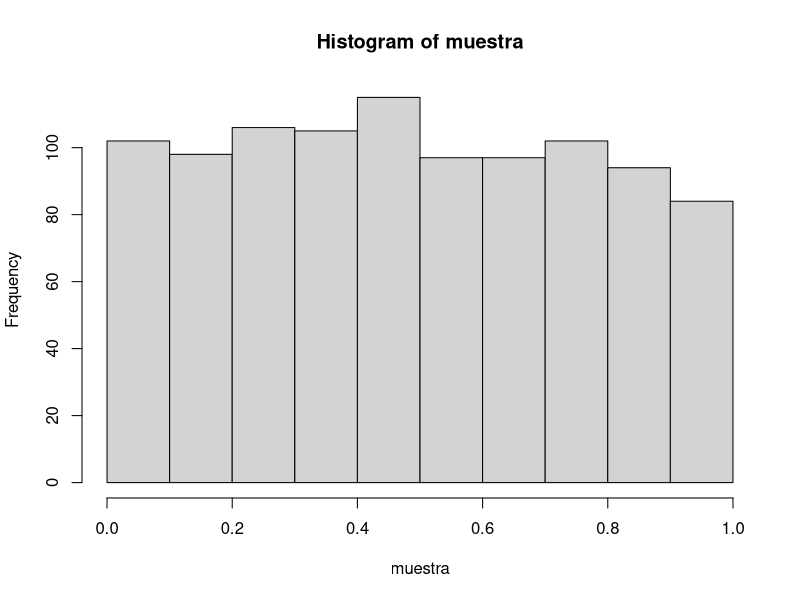
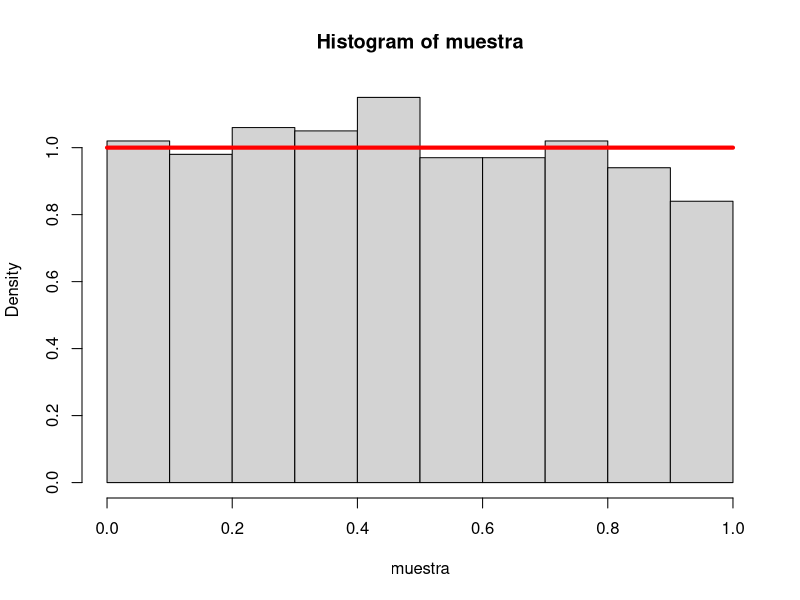
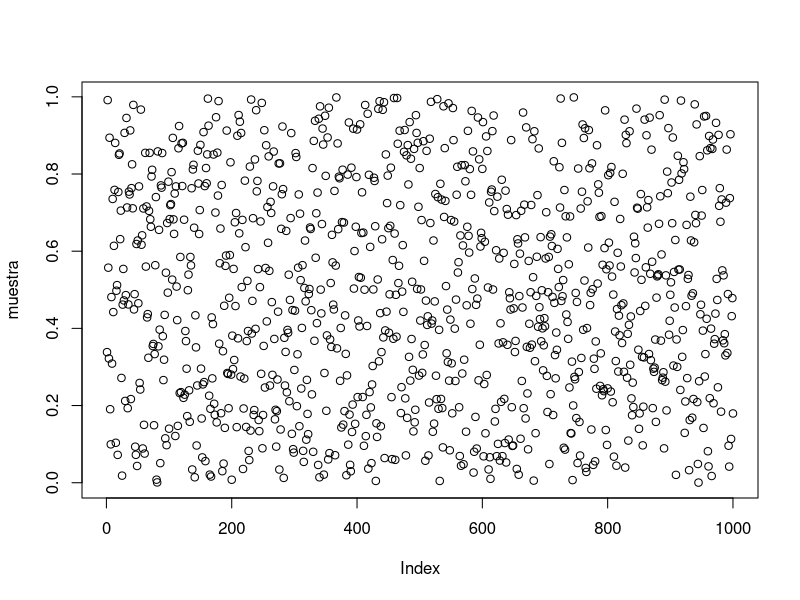
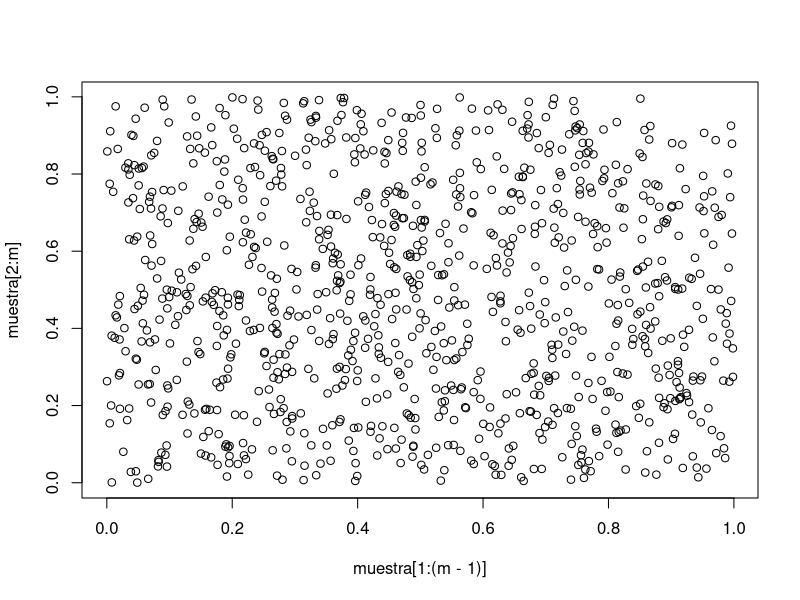

Reproduce these figures in R, in order.
m <- 1000
muestra <- runif(m)
#muestra <- c(0.3,.025,.17,.98,0.23,
#  0.82,0.08,0.72,0.07,0.45,
#  0.54,0.16,0.07,0.26,0.35,
#  0.12,0.99,0.06,0.2,0.97)
#m <- length(muestra)
?runif
hist(muestra) #frecuencias
hist(muestra, freq = F) #probabilidades (area igual a uno)
curve(dunif(x,0,1),add = T, col='red',lwd=4)
plot(muestra)
plot(muestra[1:(m-1)],muestra[2:m])
